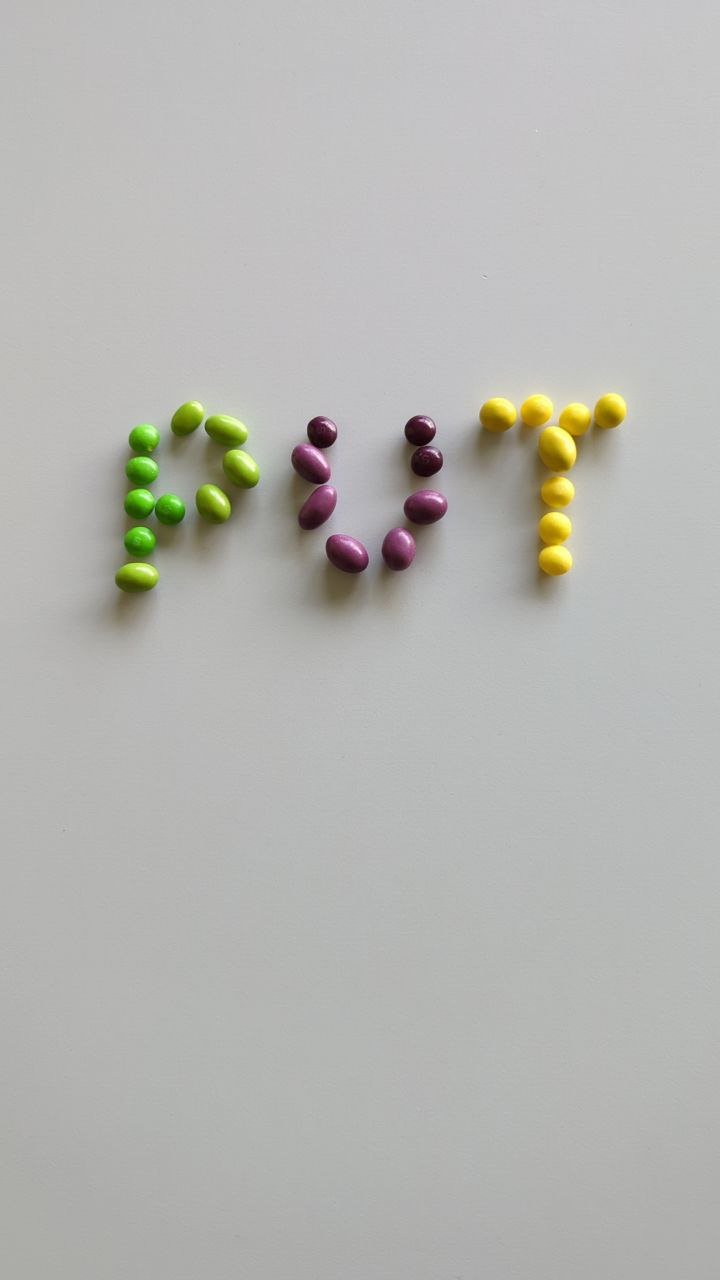
#> input picture data/00.jpg, 720 x 1280 px
$ python -i detect.py   (imports and definitions only)
#> lines starting #> are read from the running program, lines starting #| are printed output that depends on the picture; after the words box and inside, x2 and y2 are one past the last pixel; in counts of white or black regions, pixels touching at a corner belong together
import json
from pathlib import Path
from typing import Dict

import numpy as np

import click
import cv2 as cv
from tqdm import tqdm


def detect(img_path: str) -> Dict[str, int]:
    """Object detection function, according to the project description, to implement.

    Parameters
    ----------
    img_path : str
        Path to processed image.

    Returns
    -------
    Dict[str, int]
        Dictionary with quantity of each object.
    """
#> called with img_path = 'data/00.jpg'
    wartKolor = [0,0,0,0]

    arr_low_h = [31, 20, 162, 174]
    arr_high_h = [56, 26, 176, 179]

    arr_low_s = [85, 153, 82, 174]
    arr_high_s = [255, 255, 235, 226]

    arr_low_v = [17, 100, 0, 108]
    arr_high_v = [175, 255, 121, 215]

    arr_dilation = [4, 3, 12, 10]
    arr_erosion = [5, 6, 4, 2]

    # Pobieranie zdjęcia
    img = cv.imread(img_path, cv.IMREAD_COLOR)
#> img is the input picture: shape (1280, 720, 3); mean B, G, R 178.2, 181.9, 181.8
    imgR = cv.resize(img, (0, 0), fx=0.25, fy=0.25, interpolation=cv.INTER_AREA)

    imgB = cv.blur(imgR, (5, 5), cv.BORDER_DEFAULT)
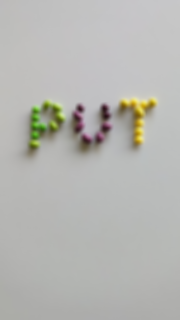
#> imgB: shape (320, 180, 3); mean B, G, R 178.2, 181.9, 181.8

    frame_HSV = cv.cvtColor(imgB, cv.COLOR_BGR2HSV)
#> frame_HSV: shape (320, 180, 3); mean H, S, V 51.4, 9, 183.1

    for i in range(4):
        kernelE = np.ones((arr_erosion[i], arr_erosion[i]), np.uint8)
        kernelD = np.ones((arr_dilation[i], arr_dilation[i]), np.uint8)

        frame_threshold = cv.inRange(frame_HSV, (arr_low_h[i], arr_low_s[i], arr_low_v[i]),
                                     (arr_high_h[i], arr_high_s[i], arr_high_v[i]))

        erosion = cv.erode(frame_threshold, kernelE, iterations=1)
        dilation = cv.dilate(erosion, kernelD, iterations=1)

        contours, _ = cv.findContours(dilation, cv.RETR_EXTERNAL, cv.CHAIN_APPROX_NONE)

        if i == 0: green = len(contours)
        if i == 1: yellow = len(contours)
        if i == 2: purple = len(contours)
        if i == 3: red = len(contours)
#> this loop made 4 passes
#> green on pass 1: 8
#> yellow on pass 2: 1
#> pass 1, in detect, `frame_threshold = cv.inRange(frame_HSV, (arr_low_h[i], arr_low_s[i], a..`:
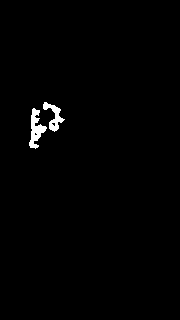
#> frame_threshold: shape (320, 180); 1% white; 2 white regions, box (x1, y1, x2, y2) and area: (29, 108, 47, 149) 336, (43, 102, 65, 132) 249
#> pass 1, in detect, `erosion = cv.erode(frame_threshold, kernelE, iterations=1)`:
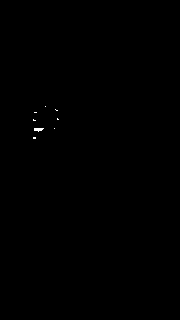
#> erosion: shape (320, 180); 0.09% white in thin lines or dots, all inside (x1, y1, x2, y2) = (33, 106, 59, 139)
#> pass 1, in detect, `dilation = cv.dilate(erosion, kernelD, iterations=1)`:
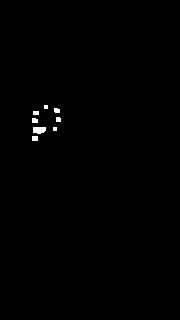
#> dilation: shape (320, 180); 0.42% white; 8 white regions (2 under 20 px), largest, box (x1, y1, x2, y2) and area: (33, 127, 46, 134) 79, (32, 136, 38, 141) 30, (32, 118, 38, 123) 28, (54, 108, 60, 113) 27, (33, 111, 39, 115) 24, (56, 117, 61, 122) 24
#> pass 2, in detect, `frame_threshold = cv.inRange(frame_HSV, (arr_low_h[i], arr_low_s[i], a..`:
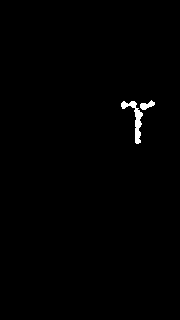
#> frame_threshold: shape (320, 180); 0.64% white; 2 white regions, box (x1, y1, x2, y2) and area: (121, 101, 143, 144) 284, (140, 100, 155, 110) 82
#> after the loop: dilation: shape (320, 180); every value is 0


    # [6 lines of commented-out code are left out]

    return {'red': red, 'yellow': yellow, 'green': green, 'purple': purple}


@click.command()
@click.option('-p', '--data_path', help='Path to data directory', type=click.Path(exists=True, file_okay=False, path_type=Path), required=True)
@click.option('-o', '--output_file_path', help='Path to output file', type=click.Path(dir_okay=False, path_type=Path), required=True)
def main(data_path: Path, output_file_path: Path):
    img_list = data_path.glob('*.jpg')

    results = {}

    for img_path in tqdm(sorted(img_list)):
        fruits = detect(str(img_path))
        results[img_path.name] = fruits

    with open(output_file_path, 'w') as ofp:
        json.dump(results, ofp)


# [2 lines not run here, left out]

>>> result = detect('data/00.jpg')
#> result = {'red': 0, 'yellow': 1, 'green': 8, 'purple': 1}

$ run again, on data/02.jpg
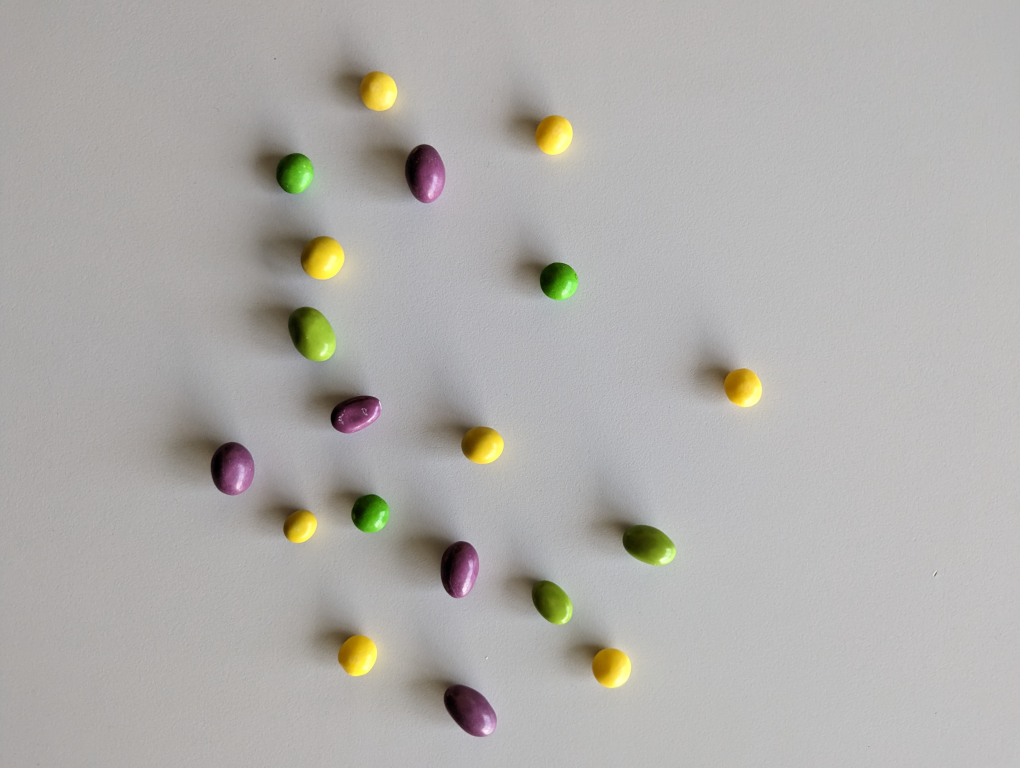
#> input picture data/02.jpg, 4080 x 3072 px (shown at 1/4 size)
#> in detect, img is the input picture: shape (3072, 4080, 3); mean B, G, R 170.7, 173.9, 176
#> frame_HSV: shape (768, 1020, 3); mean H, S, V 46.1, 11.9, 176.9
#> the loop in detect, `for i in range(4):` made 4 passes
#> green on pass 1: 6
#> pass 1, in detect, `dilation = cv.dilate(erosion, kernelD, iterations=1)`:
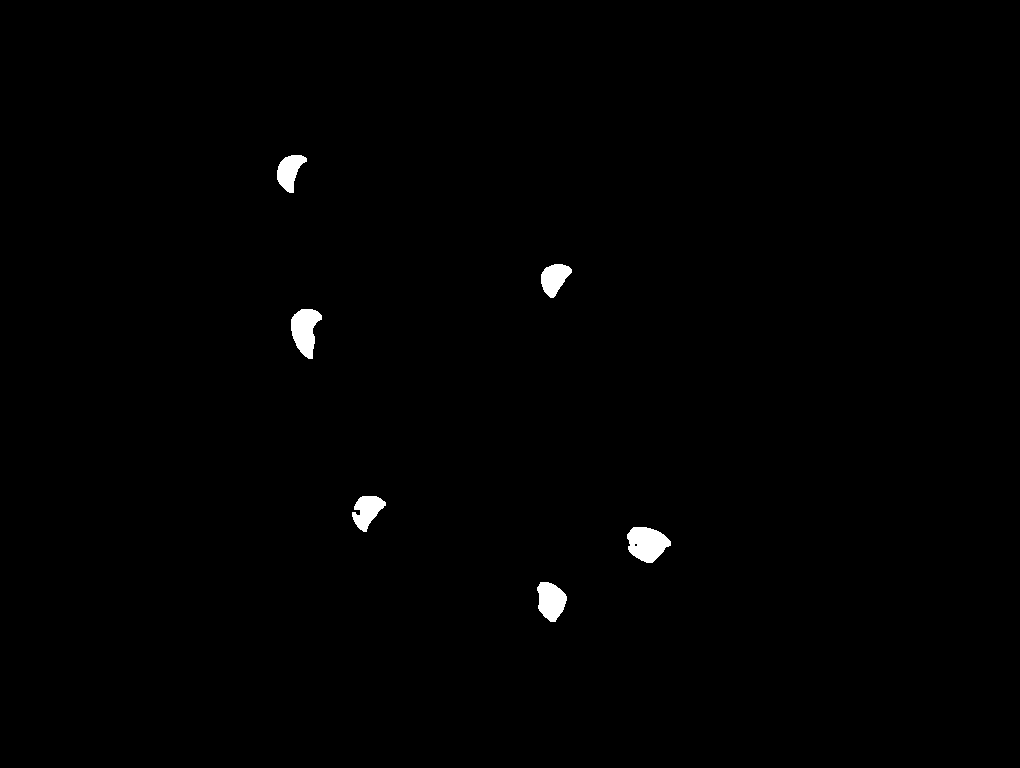
#> dilation: shape (768, 1020); 0.64% white; 6 white regions, box (x1, y1, x2, y2) and area: (627, 527, 671, 563) 1114, (291, 309, 322, 359) 998, (537, 582, 567, 622) 855, (352, 496, 386, 532) 725, (541, 264, 572, 298) 678, (277, 155, 307, 193) 671
#> pass 2, in detect, `frame_threshold = cv.inRange(frame_HSV, (arr_low_h[i], arr_low_s[i], a..`:
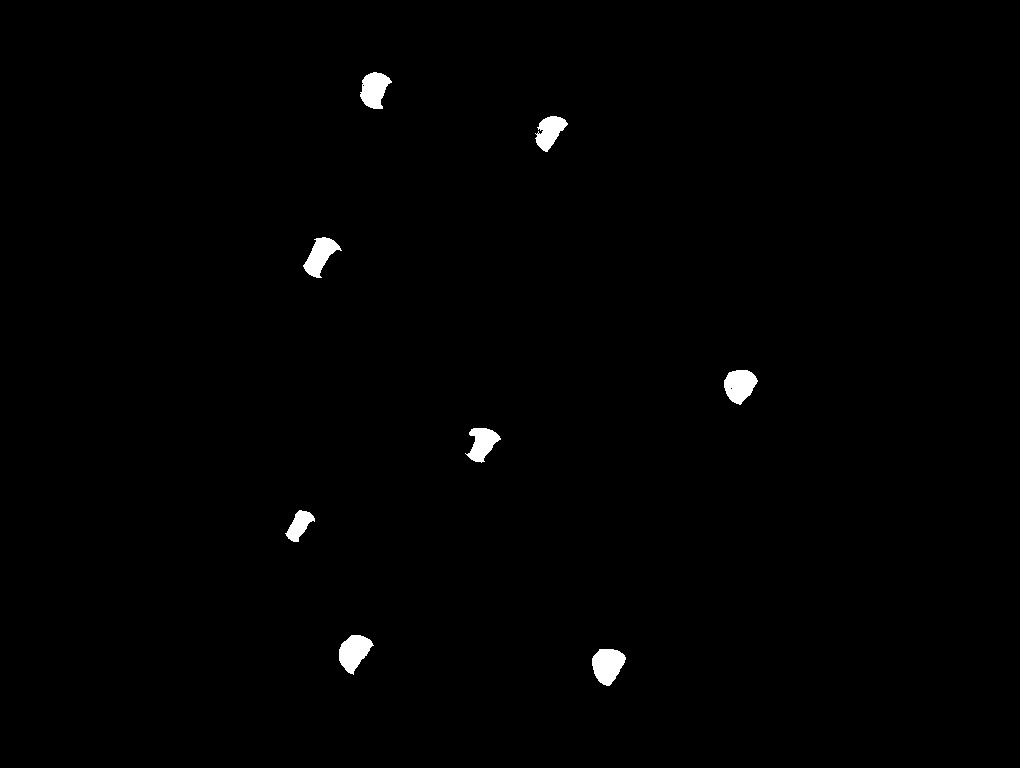
#> frame_threshold: shape (768, 1020); 0.77% white; 8 white regions, largest, box (x1, y1, x2, y2) and area: (592, 649, 626, 686) 894, (339, 635, 374, 675) 852, (724, 370, 758, 405) 829
#> result = {'red': 0, 'yellow': 8, 'green': 6, 'purple': 5}

$ run again, on data/04.jpg
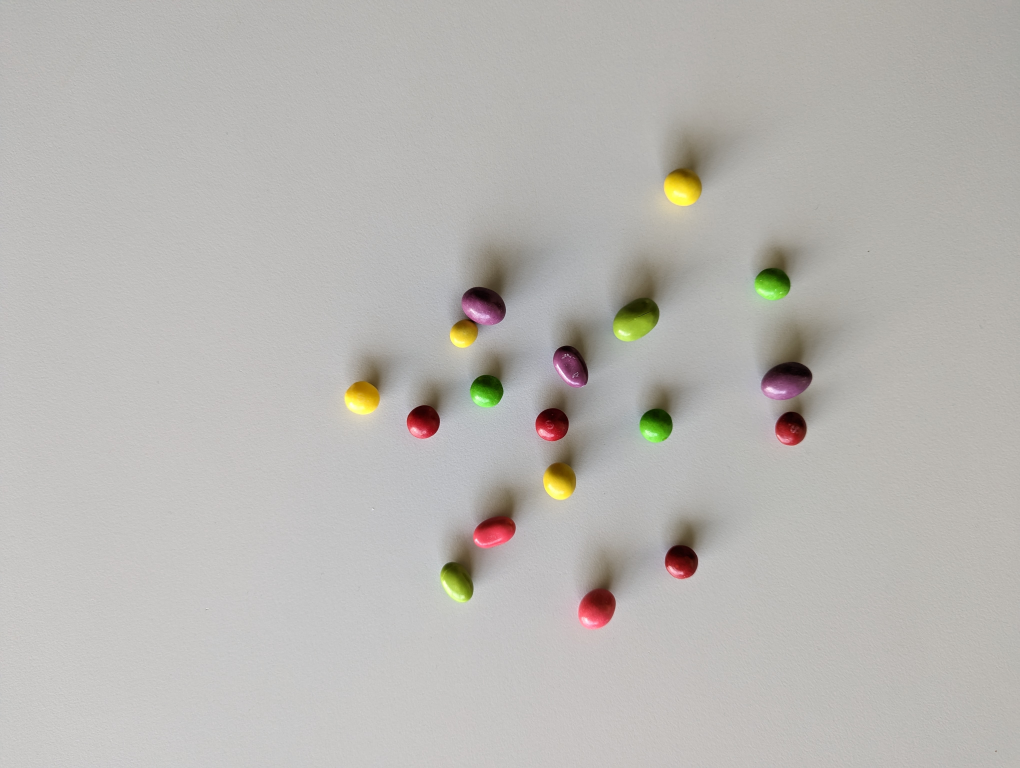
#> input picture data/04.jpg, 4080 x 3072 px (shown at 1/4 size)
#> in detect, img is the input picture: shape (3072, 4080, 3); mean B, G, R 178.5, 182.3, 184.6
#> frame_HSV: shape (768, 1020, 3); mean H, S, V 27.9, 11, 185
#> the loop in detect, `for i in range(4):` made 4 passes
#> green on pass 1: 5
#> pass 1, in detect, `frame_threshold = cv.inRange(frame_HSV, (arr_low_h[i], arr_low_s[i], a..`:
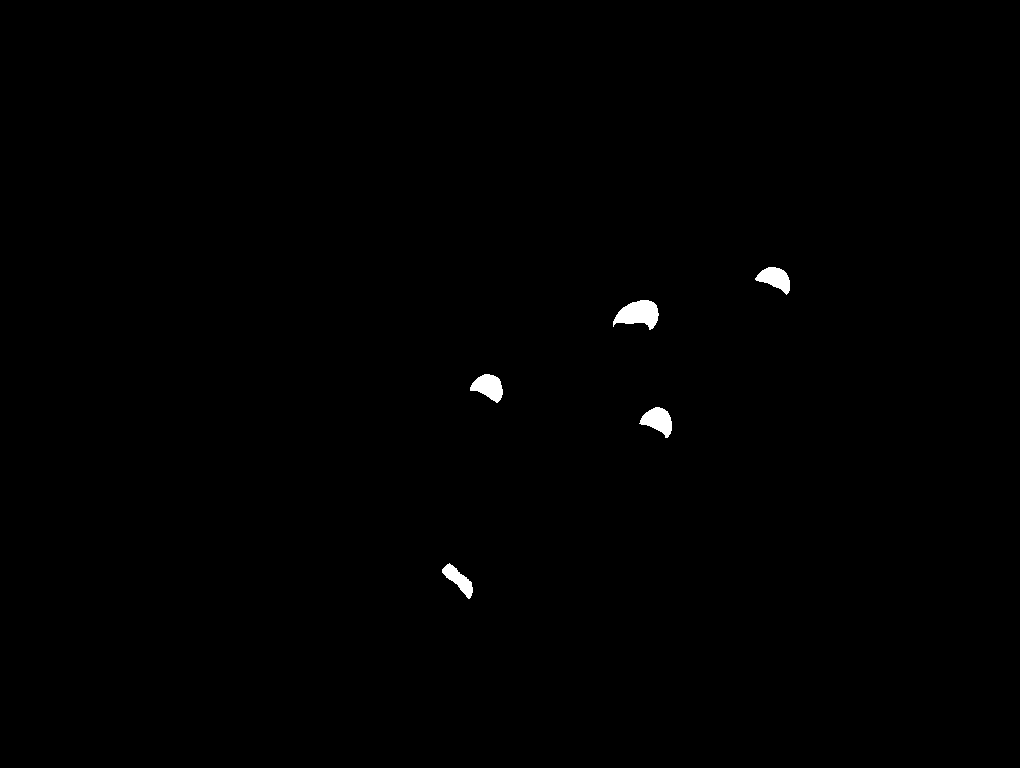
#> frame_threshold: shape (768, 1020); 0.39% white; 5 white regions, box (x1, y1, x2, y2) and area: (613, 300, 659, 330) 876, (639, 407, 672, 438) 600, (470, 374, 503, 403) 596, (755, 267, 790, 295) 557, (442, 563, 473, 599) 463
#> after the loop in detect, `for i in range(4):`:
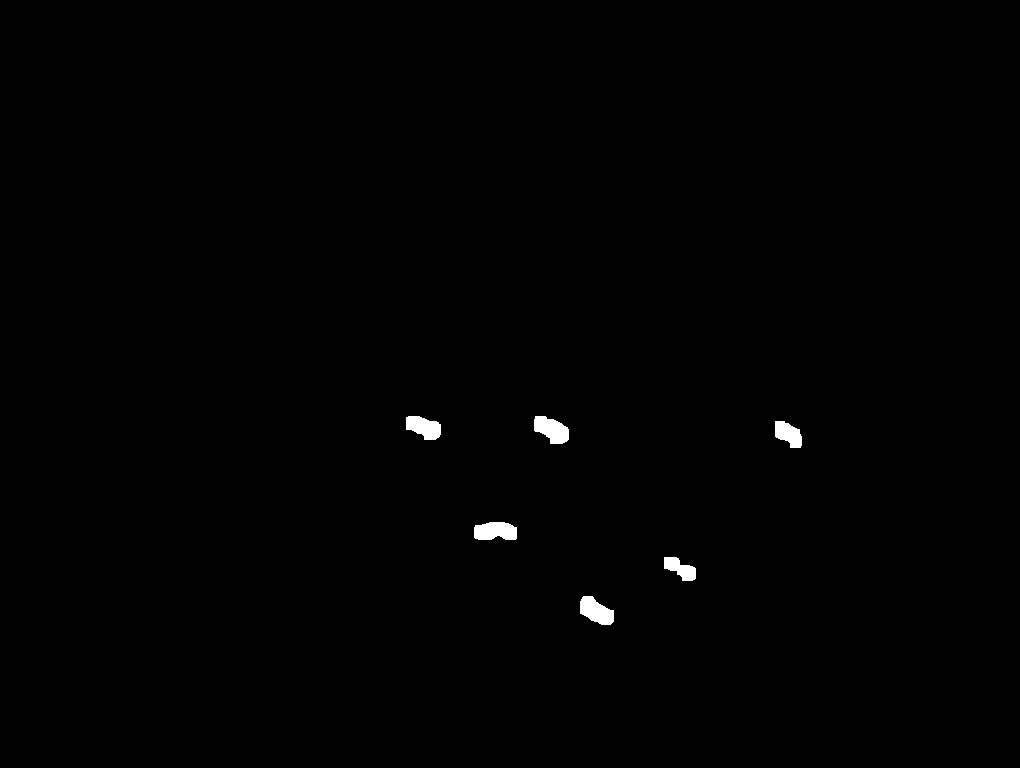
#> dilation: shape (768, 1020); 0.45% white; 6 white regions, box (x1, y1, x2, y2) and area: (534, 416, 569, 444) 667, (474, 522, 517, 540) 666, (580, 596, 614, 625) 651, (406, 416, 441, 440) 595, (775, 421, 802, 448) 503, (664, 557, 696, 581) 454
#> result = {'red': 6, 'yellow': 4, 'green': 5, 'purple': 3}
